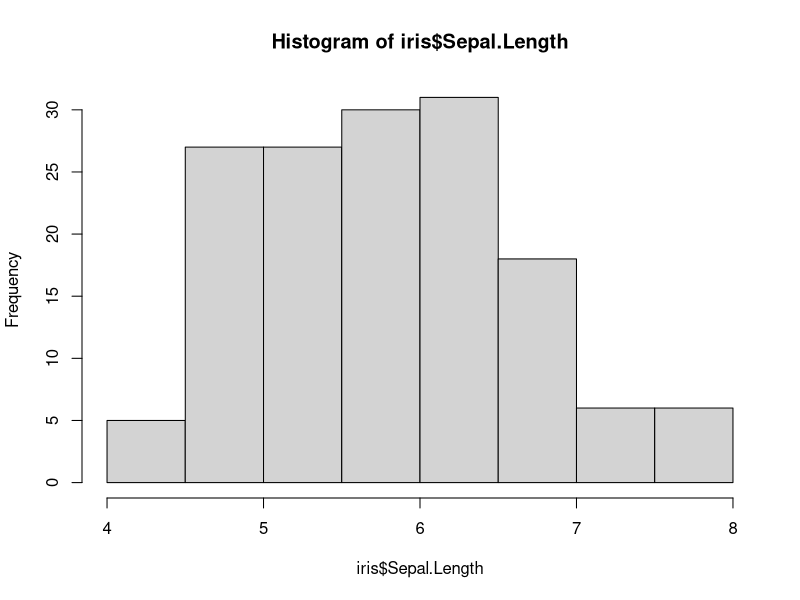
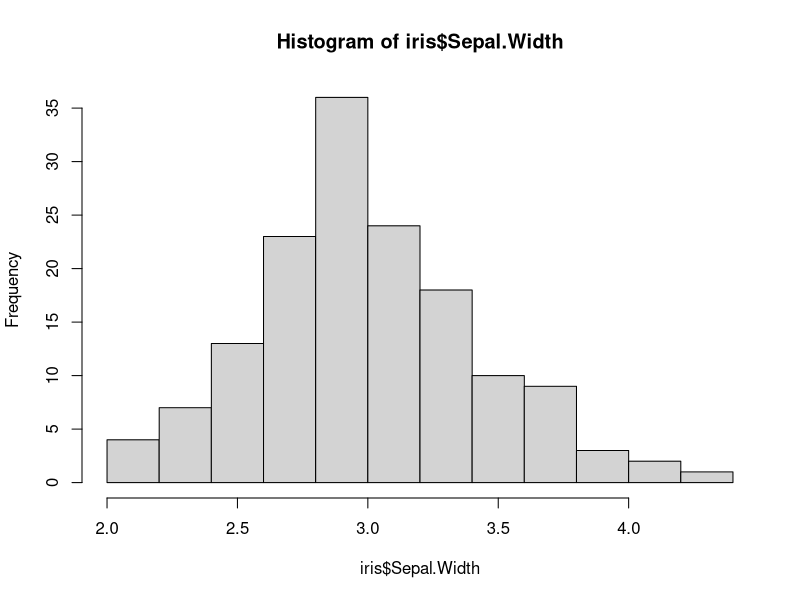
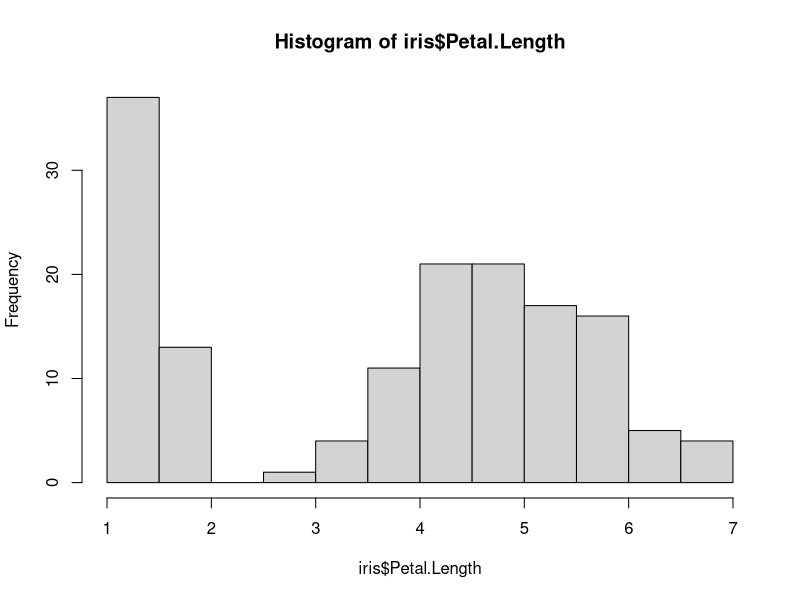
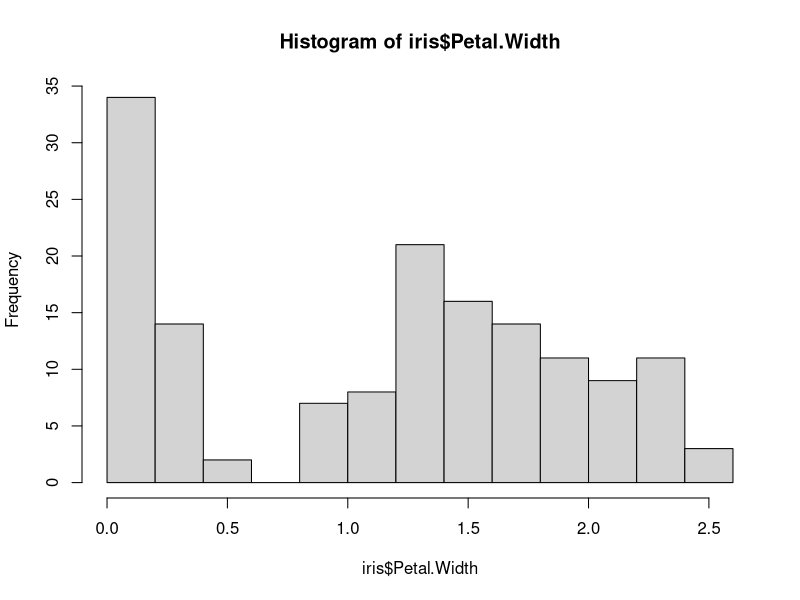
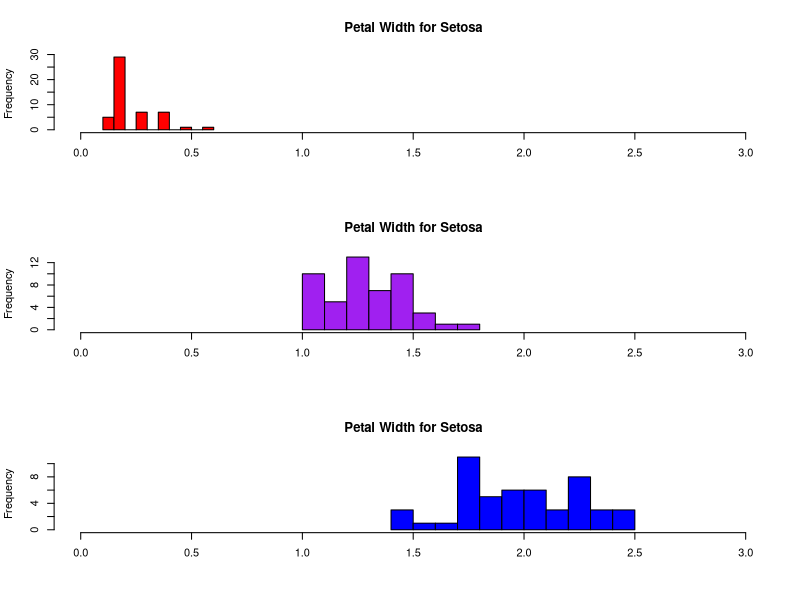

R code for these plots, in order:
library(datasets)
?iris
head(iris)

#Basic Histograms on quantative variables

hist(iris$Sepal.Length)
hist(iris$Sepal.Width)
hist(iris$Petal.Length)
hist(iris$Petal.Width)

#Histogram by group

#put graphs in 3 rows and  column
par(mfrow = c(3,1))

#Histograms for each species using option
hist(iris$Petal.Width[iris$Species == "setosa"],
     xlim = c(0,3),
     breaks = 9,
     main = "Petal Width for Setosa",
     xlab = "",
     col = "red")

hist(iris$Petal.Width[iris$Species == "versicolor"],
     xlim = c(0,3),
     breaks = 9,
     main = "Petal Width for Setosa",
     xlab = "",
     col = "purple")

hist(iris$Petal.Width[iris$Species == "virginica"],
     xlim = c(0,3),
     breaks = 9,
     main = "Petal Width for Setosa",
     xlab = "",
     col = "blue")

#Restore graphic parameter
par(mfrow=c(1,1))
